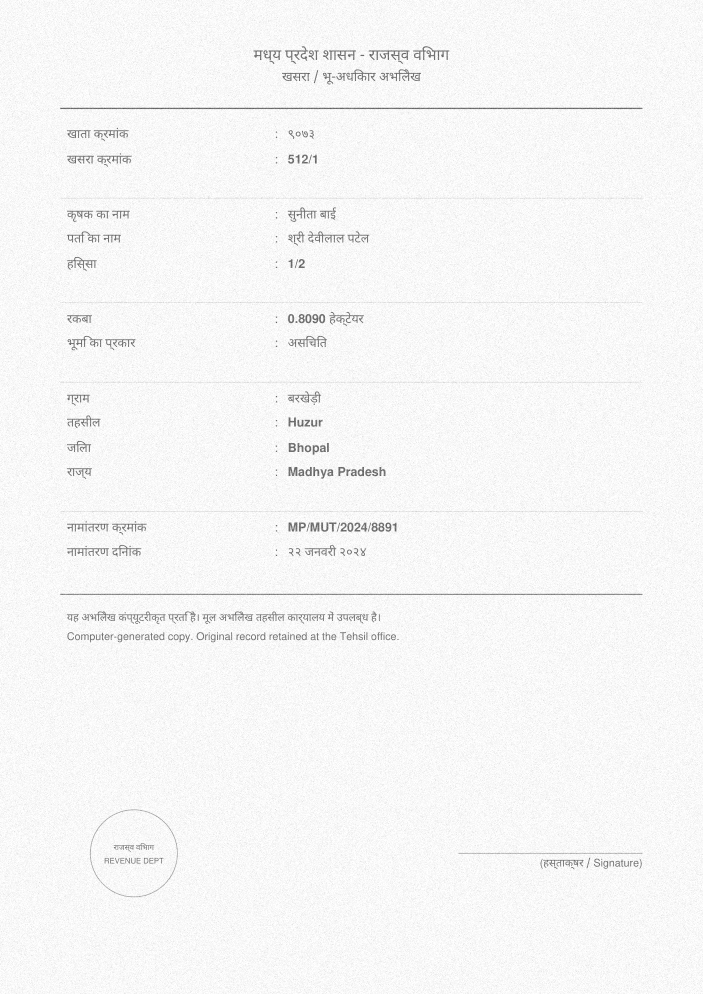
#> input picture samples/scan_02_khasra_mp_hindi_faded.png, 1406 x 1988 px (shown at 1/2 size); its folder holds only this picture in this run
$ python -i trocr_htr.py   (imports and definitions only)
#> lines starting #> are read from the running program, lines starting #| are printed output that depends on the picture
#> further down, picture is the input picture: shape (1988, 1406); min 53, max 255, mean 246.2
"""
Handwritten text recognition with TrOCR, run through ONNX Runtime.
Intelligent Land Record Digitization and Validation System - SIH 2026, PS 26018.

TrOCR is a vision-encoder-decoder: a ViT reads a line image into 577 patch
embeddings, and a RoBERTa-style decoder generates the transcription one token
at a time. This module runs both halves as ONNX graphs and implements the
greedy decode and the byte-level BPE detokenizer directly.

WHY ONNX AND NOT PyTorch
------------------------
PyTorch installs on this machine but cannot LOAD: Windows Application Control
blocks torch/lib/shm.dll (WinError 4551). Installing it also broke spaCy,
because thinc imports torch eagerly when it sees it. onnxruntime is a
separate binary and loads without complaint, so the model runs here as an
exported graph even though the framework it was trained in will not start.

The weights are the ones published for transformers.js
(Xenova/trocr-base-handwritten), int8-quantised: 88 MB encoder, 249 MB
decoder, against 1.3 GB for the float32 pair.

THE LIMITATION THAT MATTERS MOST
--------------------------------
TrOCR's handwritten checkpoints are trained on IAM, which is ENGLISH
handwriting in the Latin alphabet. Shown a Patwari's Hindi entry it will not
fail loudly - it will emit confident English words. That is precisely the
failure mode this project exists to prevent, so:

  * every transcription is returned with `script_supported` saying whether
    the crop was Latin at all, and
  * a transcription is NEVER auto-accepted. It is a suggestion for a human,
    on the same footing as the cloud-LLM suggestions in llm_extractor.py.

For Devanagari handwriting no usable PRETRAINED model exists here. What is
missing is training, not capacity:

The tokenizer is byte-level BPE, so it carries all 256 single-byte tokens and
Devanagari IS representable - 'नरहरपुर' round-trips exactly through this
vocabulary, as 21 byte-tokens for 7 characters. It is inefficient (roughly
three tokens per character, with no learned merges to compress them) but it
is not impossible. An earlier version of this comment claimed Devanagari was
"unrepresentable", which was simply wrong and would have discouraged the one
fix that can work.

So fine-tuning this architecture on an Indic handwriting corpus is a viable
route, and the resulting model exports to ONNX and drops into this module
without changing the loader, the decode loop, the detokenizer or the script
guard. See SUPPORTED_SCRIPTS - that set is the only thing that needs to grow.
"""

from __future__ import annotations

import json
import os
from typing import Dict, List, Optional, Tuple

try:
    import numpy as _np
except Exception:                                    # pragma: no cover
    _np = None
try:
    import onnxruntime as _ort
except Exception:                                    # pragma: no cover
    _ort = None
try:
    import cv2 as _cv2
except Exception:                                    # pragma: no cover
    _cv2 = None

ONNX_AVAILABLE = _ort is not None and _np is not None

_HERE = os.path.dirname(os.path.abspath(__file__))
MODEL_DIR = os.path.join(_HERE, "..", "storage", "models", "trocr")
# The ENCODER must be full precision; the DECODER may be int8.
#
# Measured on the canonical IAM fixture (a cursive "industrie"):
#   int8 encoder + int8 decoder -> "insalums true"   (unusable)
#   fp32 encoder + int8 decoder -> "indus the"
#   fp32 encoder + fp32 decoder -> "indus the"       (identical)
#
# So int8 quantisation of the VISION tower destroys the reading, while the
# same quantisation of the language decoder costs nothing measurable. Keeping
# the decoder at int8 saves 740 MB for no loss. Had this not been checked,
# the obvious choice - quantise both, they are the same model - would have
# shipped a recogniser that emits fluent nonsense.
ENCODER_FILE = "encoder_model.onnx"
DECODER_FILE = "decoder_model_quantized.onnx"
TOKENIZER_FILE = "tokenizer.json"

# From the model's config.json. Start and end are the same id, which is
# normal for this family: generation begins with </s> and ends when </s> is
# produced again.
DECODER_START_TOKEN = 2
EOS_TOKEN = 2
PAD_TOKEN = 1
IMAGE_SIZE = 384
MAX_NEW_TOKENS = 48

# ViT image normalisation: scale to [0,1] then (x - 0.5) / 0.5, i.e. [-1,1].
_IMAGE_MEAN = 0.5
_IMAGE_STD = 0.5


# [20 lines left out: function _bytes_to_unicode, not called in this run]


class Tokenizer:
    """Just enough of the tokenizer to DECODE ids back into text."""

    # [28 lines left out: functions __init__, decode, available, not called in this run]


class TrOCR:
    """Lazily-loaded encoder/decoder pair plus its tokenizer."""

    def __init__(self, model_dir: str = MODEL_DIR):
        self.model_dir = model_dir
        self._encoder = None
        self._decoder = None
        self._tokenizer: Optional[Tokenizer] = None

    # [14 lines left out: function _load, not called in this run]

    # ---------------------------------------------------------------- input

    @staticmethod
    def preprocess(gray):
        """
        One line crop as the (1, 3, 384, 384) tensor the ViT expects.

        The aspect ratio is NOT preserved, deliberately: TrOCR was trained on
        line crops squashed to a square, so letterboxing them here - which
        looks more respectful of the image - would present the model with
        geometry it never saw and degrade the transcription.
        """
        if _cv2 is None or _np is None:
            raise RuntimeError("OpenCV/numpy required for TrOCR preprocessing.")
        if gray is None or getattr(gray, "size", 0) == 0:
            raise ValueError("empty crop")
        if gray.ndim == 2:
            rgb = _cv2.cvtColor(gray, _cv2.COLOR_GRAY2RGB)
        else:
            rgb = _cv2.cvtColor(gray, _cv2.COLOR_BGR2RGB)
        resized = _cv2.resize(rgb, (IMAGE_SIZE, IMAGE_SIZE),
                              interpolation=_cv2.INTER_LINEAR)
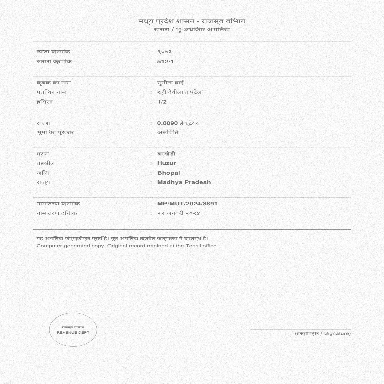
#> resized: shape (384, 384, 3); min 75, max 255, mean 245.9
        array = resized.astype(_np.float32) / 255.0
        array = (array - _IMAGE_MEAN) / _IMAGE_STD
        return _np.transpose(array, (2, 0, 1))[_np.newaxis, ...]

    # -------------------------------------------------------------- decode

    # [46 lines left out: function transcribe, not called in this run]


_INSTANCE: Optional[TrOCR] = None


# [7 lines left out: function _engine, not called in this run]


def reset_cache() -> None:
    global _INSTANCE
    _INSTANCE = None


# [14 lines left out: function transcribe, not called in this run]


# Scripts this checkpoint can actually read. TrOCR's handwritten weights are
# IAM-trained, so the decoder's vocabulary is English BPE and Devanagari is
# not merely unseen - it is unrepresentable.
SUPPORTED_SCRIPTS = {"latin"}


# TrOCR keeps generating after the content ends on a short crop. Measured:
# "Ramesh Kumar Yadav 1991", "4474.", "1/2NISSA.000652" - the reading is
# right and then a tail of invented tokens follows it. The model was trained
# on IAM lines that fill their crop, so a three-character value gives it far
# more decode budget than there is ink to justify.
#
# The bound is the crop's own aspect ratio: handwriting averages roughly half
# a character per crop-height of width, so a crop 8 heights wide cannot hold
# thirty characters. This trims the tail without touching the reading.
_CHARS_PER_HEIGHT = 2.2
_MIN_EXPECTED_CHARS = 3


# [88 lines left out: functions expected_max_chars, trim_overrun, transcribe_line, describe, not called in this run]

>>> import cv2
>>> picture = cv2.imread('../samples/scan_02_khasra_mp_hindi_faded.png', cv2.IMREAD_GRAYSCALE)
>>> result = TrOCR().preprocess(picture)

$ run again, on samples/scan_09_maharashtra_712_heavy.png
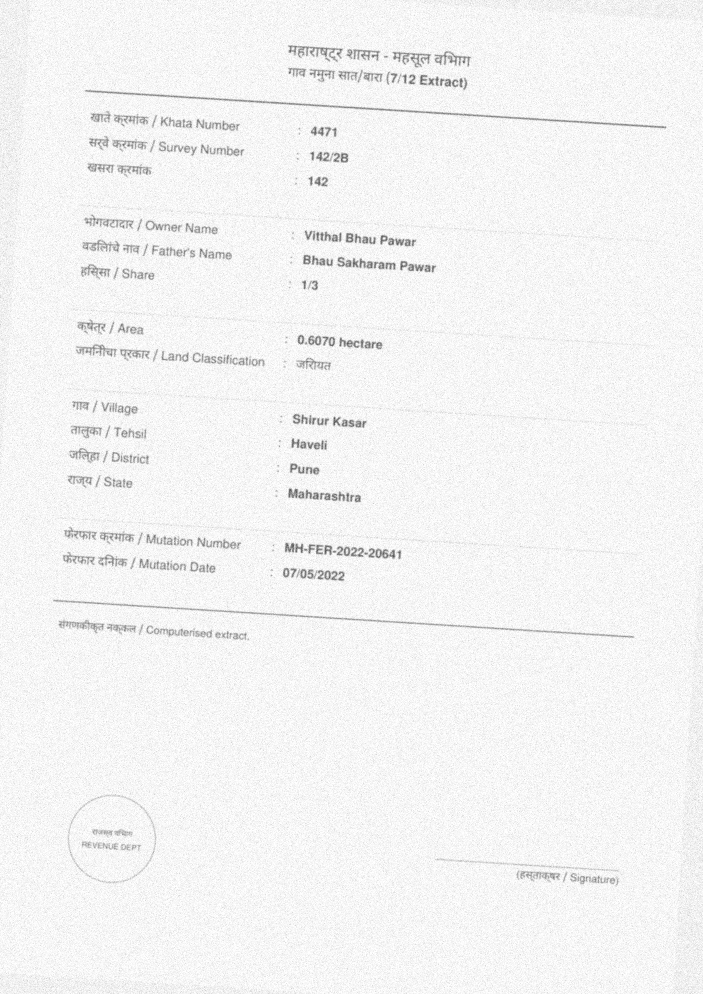
#> input picture samples/scan_09_maharashtra_712_heavy.png, 1406 x 1988 px (shown at 1/2 size)
#> picture is the input picture: shape (1988, 1406); min 32, max 255, mean 243.2
#> in preprocess, `resized = _cv2.resize(rgb, (IMAGE_SIZE, IMAGE_SIZE), interpolation=_cv..`:
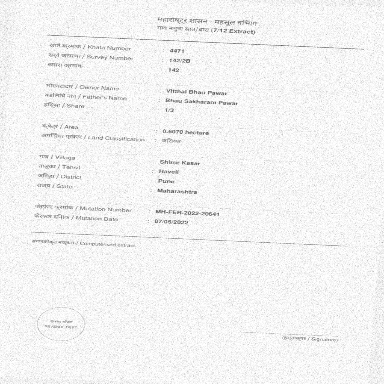
#> resized: shape (384, 384, 3); min 80, max 255, mean 243.1
#> in preprocess, `array = (array - _IMAGE_MEAN) / _IMAGE_STD`:
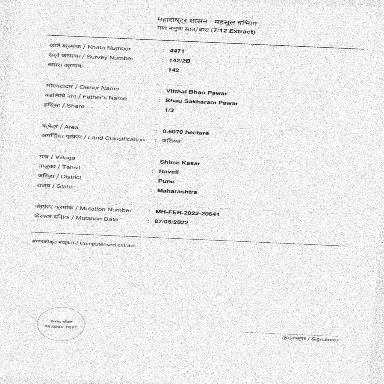
#> array: shape (384, 384, 3) float32; min -0.373, max 1, mean 0.907; drawn with min black and max white
